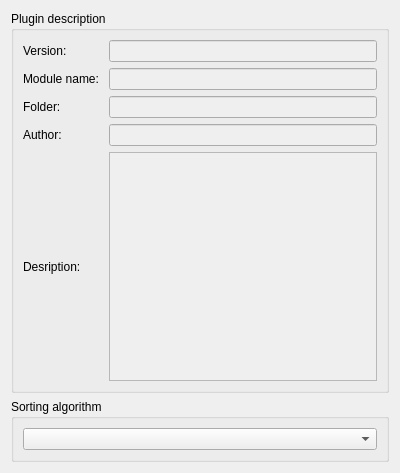
<?xml version="1.0" encoding="UTF-8"?>
<ui version="4.0">
 <class>DBTreeSortPage</class>
 <widget class="QWidget" name="DBTreeSortPage">
  <property name="geometry">
   <rect>
    <x>0</x>
    <y>0</y>
    <width>400</width>
    <height>473</height>
   </rect>
  </property>
  <property name="windowTitle">
   <string>Form</string>
  </property>
  <layout class="QVBoxLayout" name="verticalLayout">
   <item>
    <widget class="QGroupBox" name="descGB">
     <property name="title">
      <string>Plugin description</string>
     </property>
     <layout class="QGridLayout" name="gridLayout">
      <item row="0" column="0">
       <widget class="QLabel" name="version_label">
        <property name="text">
         <string>Version: </string>
        </property>
       </widget>
      </item>
      <item row="0" column="1">
       <widget class="QLineEdit" name="version_le">
        <property name="palette">
         <palette>
          <active>
           <colorrole role="Base">
            <brush brushstyle="SolidPattern">
             <color alpha="255">
              <red>239</red>
              <green>239</green>
              <blue>239</blue>
             </color>
            </brush>
           </colorrole>
          </active>
          <inactive>
           <colorrole role="Base">
            <brush brushstyle="SolidPattern">
             <color alpha="255">
              <red>239</red>
              <green>239</green>
              <blue>239</blue>
             </color>
            </brush>
           </colorrole>
          </inactive>
          <disabled>
           <colorrole role="Base">
            <brush brushstyle="SolidPattern">
             <color alpha="255">
              <red>244</red>
              <green>244</green>
              <blue>244</blue>
             </color>
            </brush>
           </colorrole>
          </disabled>
         </palette>
        </property>
        <property name="readOnly">
         <bool>true</bool>
        </property>
       </widget>
      </item>
      <item row="1" column="0">
       <widget class="QLabel" name="module_name_label">
        <property name="text">
         <string>Module name: </string>
        </property>
       </widget>
      </item>
      <item row="1" column="1">
       <widget class="QLineEdit" name="module_name_le">
        <property name="palette">
         <palette>
          <active>
           <colorrole role="Base">
            <brush brushstyle="SolidPattern">
             <color alpha="255">
              <red>239</red>
              <green>239</green>
              <blue>239</blue>
             </color>
            </brush>
           </colorrole>
          </active>
          <inactive>
           <colorrole role="Base">
            <brush brushstyle="SolidPattern">
             <color alpha="255">
              <red>239</red>
              <green>239</green>
              <blue>239</blue>
             </color>
            </brush>
           </colorrole>
          </inactive>
          <disabled>
           <colorrole role="Base">
            <brush brushstyle="SolidPattern">
             <color alpha="255">
              <red>244</red>
              <green>244</green>
              <blue>244</blue>
             </color>
            </brush>
           </colorrole>
          </disabled>
         </palette>
        </property>
        <property name="readOnly">
         <bool>true</bool>
        </property>
       </widget>
      </item>
      <item row="2" column="0">
       <widget class="QLabel" name="folder_label">
        <property name="text">
         <string>Folder: </string>
        </property>
       </widget>
      </item>
      <item row="2" column="1">
       <widget class="QLineEdit" name="folder_le">
        <property name="palette">
         <palette>
          <active>
           <colorrole role="Base">
            <brush brushstyle="SolidPattern">
             <color alpha="255">
              <red>239</red>
              <green>239</green>
              <blue>239</blue>
             </color>
            </brush>
           </colorrole>
          </active>
          <inactive>
           <colorrole role="Base">
            <brush brushstyle="SolidPattern">
             <color alpha="255">
              <red>239</red>
              <green>239</green>
              <blue>239</blue>
             </color>
            </brush>
           </colorrole>
          </inactive>
          <disabled>
           <colorrole role="Base">
            <brush brushstyle="SolidPattern">
             <color alpha="255">
              <red>244</red>
              <green>244</green>
              <blue>244</blue>
             </color>
            </brush>
           </colorrole>
          </disabled>
         </palette>
        </property>
        <property name="readOnly">
         <bool>true</bool>
        </property>
       </widget>
      </item>
      <item row="3" column="0">
       <widget class="QLabel" name="author_label">
        <property name="text">
         <string>Author: </string>
        </property>
       </widget>
      </item>
      <item row="3" column="1">
       <widget class="QLineEdit" name="author_le">
        <property name="palette">
         <palette>
          <active>
           <colorrole role="Base">
            <brush brushstyle="SolidPattern">
             <color alpha="255">
              <red>239</red>
              <green>239</green>
              <blue>239</blue>
             </color>
            </brush>
           </colorrole>
          </active>
          <inactive>
           <colorrole role="Base">
            <brush brushstyle="SolidPattern">
             <color alpha="255">
              <red>239</red>
              <green>239</green>
              <blue>239</blue>
             </color>
            </brush>
           </colorrole>
          </inactive>
          <disabled>
           <colorrole role="Base">
            <brush brushstyle="SolidPattern">
             <color alpha="255">
              <red>244</red>
              <green>244</green>
              <blue>244</blue>
             </color>
            </brush>
           </colorrole>
          </disabled>
         </palette>
        </property>
        <property name="readOnly">
         <bool>true</bool>
        </property>
       </widget>
      </item>
      <item row="4" column="0">
       <widget class="QLabel" name="desc_label">
        <property name="text">
         <string>Desription: </string>
        </property>
       </widget>
      </item>
      <item row="4" column="1">
       <widget class="QTextEdit" name="desc_te">
        <property name="palette">
         <palette>
          <active>
           <colorrole role="Base">
            <brush brushstyle="SolidPattern">
             <color alpha="255">
              <red>239</red>
              <green>239</green>
              <blue>239</blue>
             </color>
            </brush>
           </colorrole>
          </active>
          <inactive>
           <colorrole role="Base">
            <brush brushstyle="SolidPattern">
             <color alpha="255">
              <red>239</red>
              <green>239</green>
              <blue>239</blue>
             </color>
            </brush>
           </colorrole>
          </inactive>
          <disabled>
           <colorrole role="Base">
            <brush brushstyle="SolidPattern">
             <color alpha="255">
              <red>244</red>
              <green>244</green>
              <blue>244</blue>
             </color>
            </brush>
           </colorrole>
          </disabled>
         </palette>
        </property>
        <property name="readOnly">
         <bool>true</bool>
        </property>
       </widget>
      </item>
     </layout>
    </widget>
   </item>
   <item>
    <widget class="QGroupBox" name="configGB">
     <property name="title">
      <string>Sorting algorithm</string>
     </property>
     <layout class="QGridLayout" name="gridLayout_2">
      <item row="0" column="0">
       <widget class="QComboBox" name="algorithms_combobox"/>
      </item>
     </layout>
    </widget>
   </item>
  </layout>
 </widget>
 <resources/>
 <connections/>
</ui>
